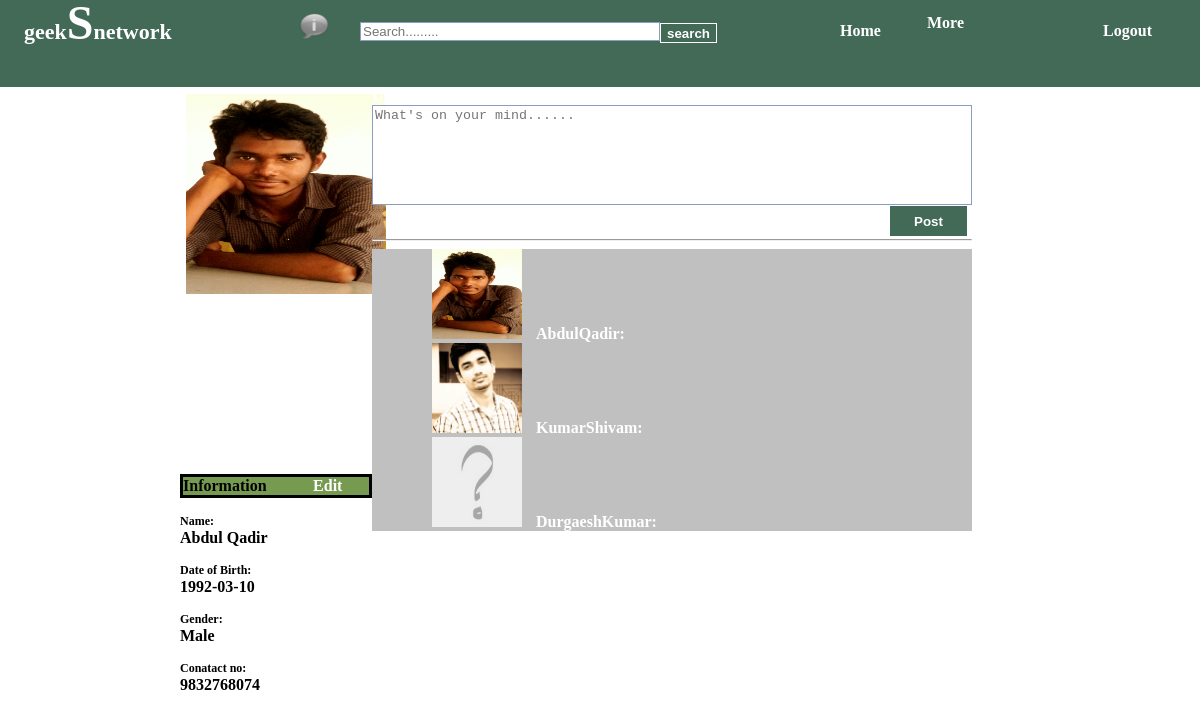
/code/seeallmembr.php (signed in), run on the app's committed database.
### tables this page shows
CREATE TABLE IF NOT EXISTS `SOCIAL` (
  `User_Id` int(2) NOT NULL AUTO_INCREMENT,
  `Fname` varchar(255) NOT NULL,
  `Lname` varchar(255) NOT NULL,
  `Password` varchar(32) NOT NULL,
  `Repassword` varchar(32) NOT NULL,
  `Mobile` varchar(15) NOT NULL,
  `Email_Id` varchar(255) NOT NULL,
  `DOB` date NOT NULL,
  `Gender` varchar(6) NOT NULL,
  `Image` varchar(255) NOT NULL,
  `College` varchar(255) NOT NULL,
  `question` varchar(255) NOT NULL,
  `answer` varchar(255) NOT NULL,
  PRIMARY KEY (`User_Id`)
);

### code/seeallmembr.php (the view, shortened to what this page needs)
<html>
	<head>
		<link rel="stylesheet" type="text/css" href="css/home.css">
		</head>
		<body>
			<div id="wrapper">
				<?php include ("include/header.php");?>
				<div id="maincontent">
					<div id="left1">
					</div>
					<div id="left2">
						<div id="propic">
							<div id="picdis">
								<span style="margin-top:1%; "><?php  include_once 'picsave.php';?></span>
								</div>
						</div>
						<div id="information" style="margin-top:-10%;">
							<h3 id="info">Information<a href='editusinfo.php?w=150'style='margin-left:25%;'>Edit</a></h3><?php require'showuserinfo.php';?>
						</div>
					</div>
					<div id="right2">
						<div id='update'>
						<span id='updatestatus'>Update Status</span>
						<form name="dispatches" action="postdispach.php" method="post">
						<textarea rows="3" cols="20"  placeholder="What's on your mind......"name="dispatch" required></textarea>
						<br></br><input id="postbtn" type="submit" value="Post"></input></form>
						<hr>
						</div>
						<div id="rest">
								<?php
								$query="SELECT * FROM SOCIAL";
								$result=mysql_query($query);
								while($fetch=mysql_fetch_array($result)){
								$Name=$fetch['Fname'].$fetch['Lname'];
									echo "<div style='margin-left:60px;'><a href='otherprofile.php?m=".$fetch['User_Id']."'>
									<img src='upload/".$fetch['Image']."' height='90' width='90'>
									</div><p><div style='margin-left:164px;margin-top:-30px;'><strong>".$Name.":  </strong></a></div>";
									}
									?>
								</div>
					</div>
					<div id="right1">
					</div>
				</div>
			</div>
		</body>
</html>

### code/include/header.php (shortened to what this page needs)
<div id="header">
					<div id="logo">
						<a style='font-size:22px' href='home.php'>geek<b style='font-size:48px;'>S</b>network</a>
					</div>
					<div id="menu1">
							<ul >
								<li id="nav1"><a style="margin-left:-5px;" href="#" style="padding:10px 0;">
						<img title="Notification" src="images/4298-notifyme_shadow_full_200.png" style="width: 30px;" /></a>
								</li>
							</ul>
					</div>
					<div id="searchbox">
						<form action="fsearch.php" method="get">
						<input  title="Search" required type="text" name="srch" id="searchtxt" placeholder="Search........."/>
					</div>
					<div id="searchbtn">
						<input style="height:20px; border:1px solid white;"type="submit" id=srchbtn value="search" name="sbtn"/>
					</div>
					<div id="home">
						<a  href='home.php'>Home</a>
					</div>
					<div id="menu">
							<ul >
								<li id="nav"><a href='#'>More</a>
								</li>
							</ul>
					</div>
					<div id="logout">
						<a href='logout.php' >Logout</a>
					</div>
				</div>

### code/picsave.php (shortened to what this page needs)
<?php
$result=mysql_query("SELECT Image FROM SOCIAL where User_Id='$_SESSION[user_id]' ");
$row=mysql_fetch_array($result);
if(isset($_GET['w']))
{
if($_GET['w']=='150')
{
	echo "<img src='upload/".$row['Image']."' height='150' width='150' style='border:5px solid;'>";
}
}
else
{
echo "<img src='upload/".$row['Image']."' height='200' width='200' style='border:5px solid;'>";
}
?>

### code/showuserinfo.php (shortened to what this page needs)
<?php
$user_id= $_SESSION['user_id'];
	$sql="SELECT *FROM SOCIAL WHERE User_Id='$user_id'";
	$rws = mysql_fetch_array(mysql_query($sql));
?>
	<div align="left" style="font-size: 12px; ; font-weight:bold;">Name:</div><span style='color:black'><?php echo $rws['Fname']." ".$rws['Lname']; ?></span><p>
    <div align="left" style="font-size: 12px;  font-weight:bold;">Date of Birth:</div><span style='color:black'><?php echo $rws['DOB']; ?></span><p>
    <div align="left" style="font-size: 12px; font-weight:bold;">Gender:</div><span style='color:black'><?php echo $rws['Gender']; ?></span><p>
    <div align="left" style="font-size: 12px; font-weight:bold;">Conatact no:</div><span style='color:black'><?php echo $rws['Mobile'];?></span><p>

### code/css/home.css (style rules this page uses)
body { margin:0; background:url(images/background.jpg) repeat-x; }
a,span { color:white; text-decoration:none; font-weight:bold; }
#wrapper { width:100%; height:100%; position:absolute; top:8%; }
#header { position:fixed; top:0; background-color:#426A57; width:100%; height:8%; }
#logo { width:10%; float:left; margin-left:2%; margin-top:-5px; }
#searchbox { width:25%; position:fixed; top:2%; left:30%; }
#searchbox input { border: 1px solid #8b9dc3; }
#searchbtn { cursor:pointer; position:fixed; top:1.9%; left:55%; }
#searchtxt { width:100%; }
#home { position:fixed; top:2%; left:70%; }
#logout { position:fixed; top:2%; right:4%; }
#maincontent { width:100%; height:92%; float:left; }
#left1 { width:15%; height:100%; float:left; }
#left2 { width:16%; height:100%; float:left; }
#information > #info { background:#769B50; font-size: 16px; border: 3px solid ; margin-top:2%; }
#propic { width:100%; height:40%; }
#picdis { width:95%; height:60%; margin-top:1%; margin-left:0.5%; }
#right1 { width:19%; height:100%; float:left; }
#right2 { width:50%; height:100%; float:left; background:; }
#update textarea { resize: none; overflow-x: hidden; margin-left:0; width: 100%; height: 10%; border: 1px solid #8b9dc3; }
#rest { width: 100%; max-height:100%; overflow:auto; background:silver; }
#postbtn { cursor:pointer; font-weight:bold; float: right; width: 77px; height: 30px; margin-top: -17px; margin-right: 5px; border: 1px solid #426A57; background-color:#426A57; color:#FFFFFF; }
#srchbtn { cursor:pointer; font-weight:bold; margin-top:2px; border: 1px solid #426A57; background-color:#426A57; color:#FFFFFF; }
#menu { position:fixed; top:-6px; right:115px; }
#menu ul { margin-left:0px;padding:0; }
#menu ul a { text-decoration: none; }
#menu ul li { list-style: none; float: left; position: relative; }
#menu ul li a { background: #426A57; color: #fff; display: block; padding: 4px; width: 154px; }
#menu1 { position:fixed; top:-8px; left:300px; }
#menu1 ul { margin-left:0px;padding:0; }
#menu1 ul a { text-decoration: none; }
#menu1 ul li { list-style: none; float: left; position: relative; }
#menu1 ul li a { background: #426A57; color: #fff; display: block; padding: 4px; width: 20px; }

### data on the page
social: Image (picture), Fname "Abdul", Lname "Qadir", DOB "1992-03-10", Gender "Male", Mobile "9832768074", Name "AbdulQadir"
social: Image (picture), Name "KumarShivam"
social: Image (placeholder picture), Name "DurgaeshKumar"
